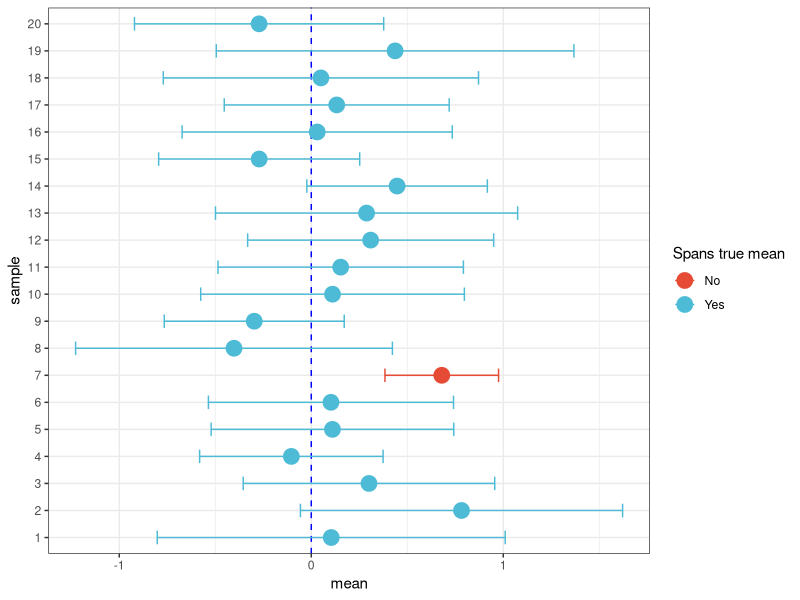

R code for this plot:
## ---- chunk 1
knitr::opts_chunk$set(echo = TRUE, warning = FALSE, message = FALSE)
set.seed(7)
## ---- chunk 2
library(magrittr)
library(ggplot2)

n_samples <- 20
samples_size <- 10
conf_level <- 0.95
mult <- qt((1 + conf_level)/2, samples_size - 1)
  
data <-
  tibble::tibble(sample = factor(rep(1:n_samples, each = samples_size)), 
                 value = c(replicate(n_samples, rnorm(samples_size)))) %>%
  dplyr::group_by(sample) %>%
  dplyr::summarize(mean = mean(value), se = sd(value)/sqrt(samples_size)) %>%
  dplyr::mutate(ci.low = mean - mult*se, ci.upp = mean + mult*se,
                spans_mean = 0 >= ci.low & 0 <= ci.upp)
## ---- chunk 3
ggplot(data, aes(color = spans_mean)) + 
  geom_hline(yintercept = 0, color = "blue", linetype = 2) +
  geom_errorbar(aes(x = sample, ymin = ci.low, ymax = ci.upp), width = 0.5) +
  geom_point(aes(sample, mean), size = 5) +
  theme_bw() +
  scale_color_manual(name = "Spans true mean",
                     values = c("FALSE" = ggsci::pal_npg()(1),
                                "TRUE" = ggsci::pal_npg()(2)[2]),
                     labels = c("FALSE" = "No", "TRUE" = "Yes")) +
  coord_flip()
